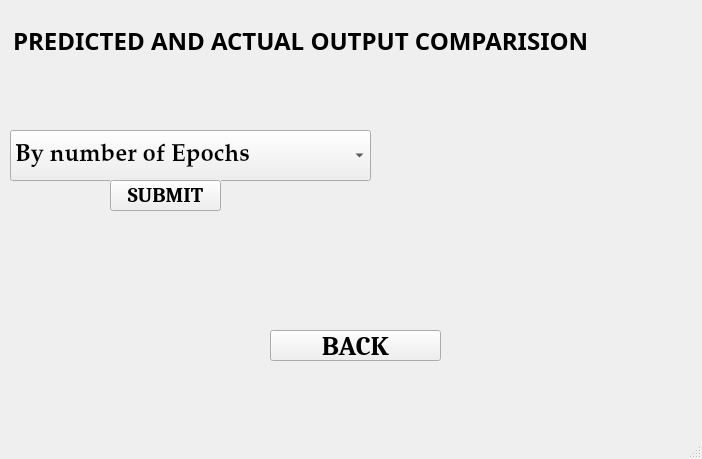
<?xml version="1.0" encoding="UTF-8"?>
<ui version="4.0">
 <class>MainWindow</class>
 <widget class="QMainWindow" name="MainWindow">
  <property name="geometry">
   <rect>
    <x>0</x>
    <y>0</y>
    <width>702</width>
    <height>459</height>
   </rect>
  </property>
  <property name="windowTitle">
   <string>MainWindow</string>
  </property>
  <widget class="QWidget" name="centralwidget">
   <widget class="QLabel" name="Screen2Image">
    <property name="geometry">
     <rect>
      <x>0</x>
      <y>-10</y>
      <width>701</width>
      <height>451</height>
     </rect>
    </property>
    <property name="font">
     <font>
      <pointsize>14</pointsize>
     </font>
    </property>
    <property name="text">
     <string/>
    </property>
    <property name="pixmap">
     <pixmap>Images/metro3.jpg</pixmap>
    </property>
    <property name="scaledContents">
     <bool>true</bool>
    </property>
   </widget>
   <widget class="QLabel" name="label2">
    <property name="geometry">
     <rect>
      <x>10</x>
      <y>10</y>
      <width>681</width>
      <height>61</height>
     </rect>
    </property>
    <property name="font">
     <font>
      <family>Rockwell Nova</family>
      <pointsize>18</pointsize>
      <weight>75</weight>
      <bold>true</bold>
     </font>
    </property>
    <property name="autoFillBackground">
     <bool>true</bool>
    </property>
    <property name="frameShape">
     <enum>QFrame::NoFrame</enum>
    </property>
    <property name="text">
     <string>PREDICTED AND ACTUAL OUTPUT COMPARISION</string>
    </property>
    <property name="indent">
     <number>3</number>
    </property>
   </widget>
   <widget class="QComboBox" name="PredictedAndActualCombo">
    <property name="geometry">
     <rect>
      <x>10</x>
      <y>130</y>
      <width>361</width>
      <height>51</height>
     </rect>
    </property>
    <property name="font">
     <font>
      <family>Palatino Linotype</family>
      <pointsize>18</pointsize>
      <weight>75</weight>
      <bold>true</bold>
     </font>
    </property>
    <property name="autoFillBackground">
     <bool>true</bool>
    </property>
    <property name="maxVisibleItems">
     <number>7</number>
    </property>
    <property name="maxCount">
     <number>2147483645</number>
    </property>
    <item>
     <property name="text">
      <string>By number of Epochs</string>
     </property>
    </item>
    <item>
     <property name="text">
      <string>Excel File of Output</string>
     </property>
    </item>
    <item>
     <property name="text">
      <string>Histogram showing Difference</string>
     </property>
    </item>
    <item>
     <property name="text">
      <string>Scatter Plot of Output</string>
     </property>
    </item>
   </widget>
   <widget class="QPushButton" name="Screen2_SubmitBtn">
    <property name="geometry">
     <rect>
      <x>110</x>
      <y>180</y>
      <width>111</width>
      <height>31</height>
     </rect>
    </property>
    <property name="font">
     <font>
      <family>Cambria</family>
      <pointsize>16</pointsize>
      <weight>75</weight>
      <bold>true</bold>
     </font>
    </property>
    <property name="mouseTracking">
     <bool>true</bool>
    </property>
    <property name="autoFillBackground">
     <bool>true</bool>
    </property>
    <property name="text">
     <string>SUBMIT</string>
    </property>
    <property name="autoDefault">
     <bool>false</bool>
    </property>
    <property name="default">
     <bool>false</bool>
    </property>
    <property name="flat">
     <bool>false</bool>
    </property>
   </widget>
   <widget class="QPushButton" name="BackButton">
    <property name="geometry">
     <rect>
      <x>270</x>
      <y>330</y>
      <width>171</width>
      <height>31</height>
     </rect>
    </property>
    <property name="font">
     <font>
      <family>Cambria</family>
      <pointsize>20</pointsize>
      <weight>75</weight>
      <bold>true</bold>
     </font>
    </property>
    <property name="mouseTracking">
     <bool>true</bool>
    </property>
    <property name="autoFillBackground">
     <bool>true</bool>
    </property>
    <property name="text">
     <string>BACK</string>
    </property>
    <property name="autoDefault">
     <bool>false</bool>
    </property>
    <property name="default">
     <bool>false</bool>
    </property>
    <property name="flat">
     <bool>false</bool>
    </property>
   </widget>
  </widget>
  <widget class="QMenuBar" name="menubar">
   <property name="geometry">
    <rect>
     <x>0</x>
     <y>0</y>
     <width>702</width>
     <height>21</height>
    </rect>
   </property>
  </widget>
  <widget class="QStatusBar" name="statusbar"/>
 </widget>
 <resources/>
 <connections/>
</ui>
